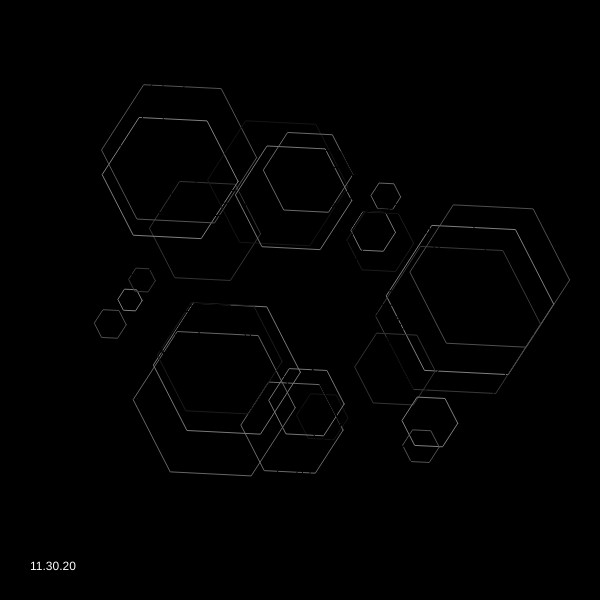
Frame 1 (no input)
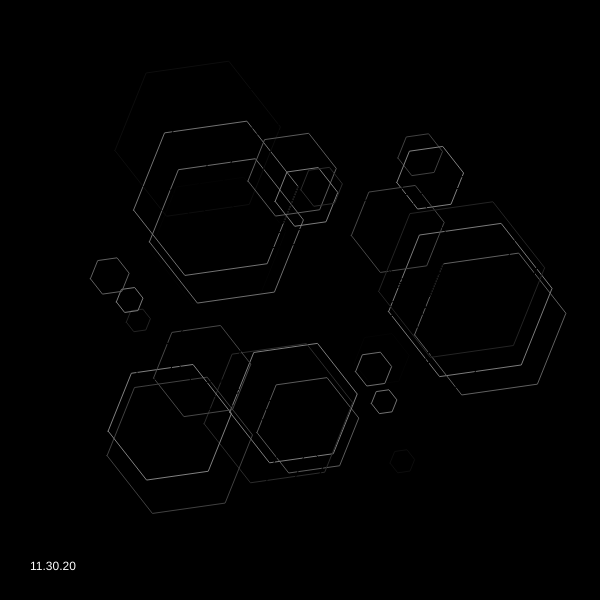
Frame 60 (no input)
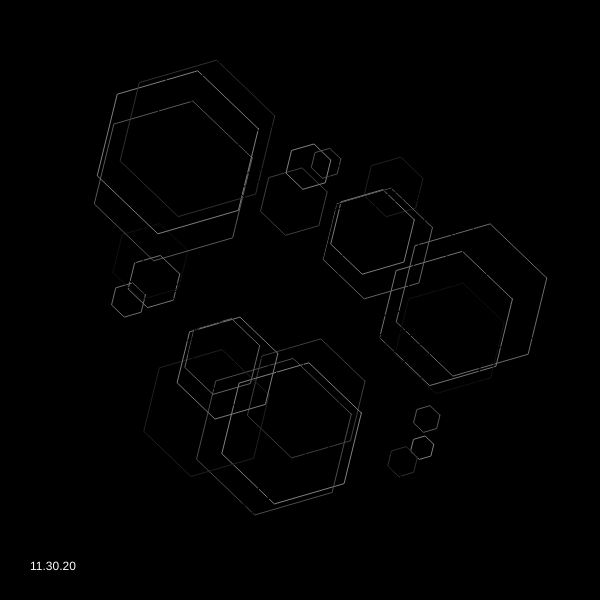
Frame 120 (the mouse pressed at the canvas centre since frame 60)

The p5.js sketch that drew these frames (run headless with seeded random() and noise() and a simulated clock; from frame 60 on, the mouse is pressed at the canvas centre):

// p5.js sketch
// ── sketch.js
//reference: https://observablehq.com/@rreusser/instanced-webgl-circles
//also https://www.openprocessing.org/sketch/748916

let max_circle_cnt = 1000;
let min_circle_cnt = 10;
let max_vertex_cnt = 20;
let min_vertex_cnt = 3;
let circle_cnt, vertex_cnt;

var xoff, yoff;

function setup() {
    createCanvas(600, 600);
    xoff = random(100, 200);
    yoff = random(100, 200);

    console.log(xoff);
    console.log(yoff);
}


function draw() {
  background(0);
  push();
  translate(width / 2, height / 2);



  let xOffset = abs(xoff - width / 2);
  let yOffset = abs(yoff - height / 2);
  circle_cnt = 50;
  vertex_cnt = 6;

  for (let i = 0; i < circle_cnt; i++) {
    let time = frameCount / 20;
    let theta = map(i, 0, circle_cnt, 0, TWO_PI);
    let scale = width / 2 * 0.8;

   let th = 8.0 * theta + time * 2.0;


    let circle_center = getCenterByTheta(theta, time, scale);
    let circle_size = getSizeByTheta(theta, time, scale);
    let circle_color = color(0.5 + 0.5 * cos(th)*255);

    stroke(circle_color);
    noFill();
    beginShape();
    for (let vi = 0; vi < vertex_cnt; vi++) {
      let thetaV = map(vi, 0, vertex_cnt, 0, TWO_PI);
      let x = circle_center.x + cos(time + thetaV) * circle_size;
      let y = circle_center.y + sin(time + thetaV) * circle_size;
      vertex(x, y);
    }
    endShape(CLOSE);
  }
  pop();

  fill(255);
  text("11.30.20", 30, height-30)

}

function getCenterByTheta(theta, time, scale) {
  let direction = createVector(cos(theta), sin(theta));
  let distance = 0.6 + 0.2 * cos(theta * 6.0 + cos(theta * 8.0 + time));
  let circleCenter = p5.Vector.mult(direction, distance * scale);
  return circleCenter;
}

function getSizeByTheta(theta, time, scale) {
  let offset = 0.2 + 0.15 * cos(theta * 3.0 - time * 2.0);
  let circleSize = scale * offset;
  return circleSize;
}
